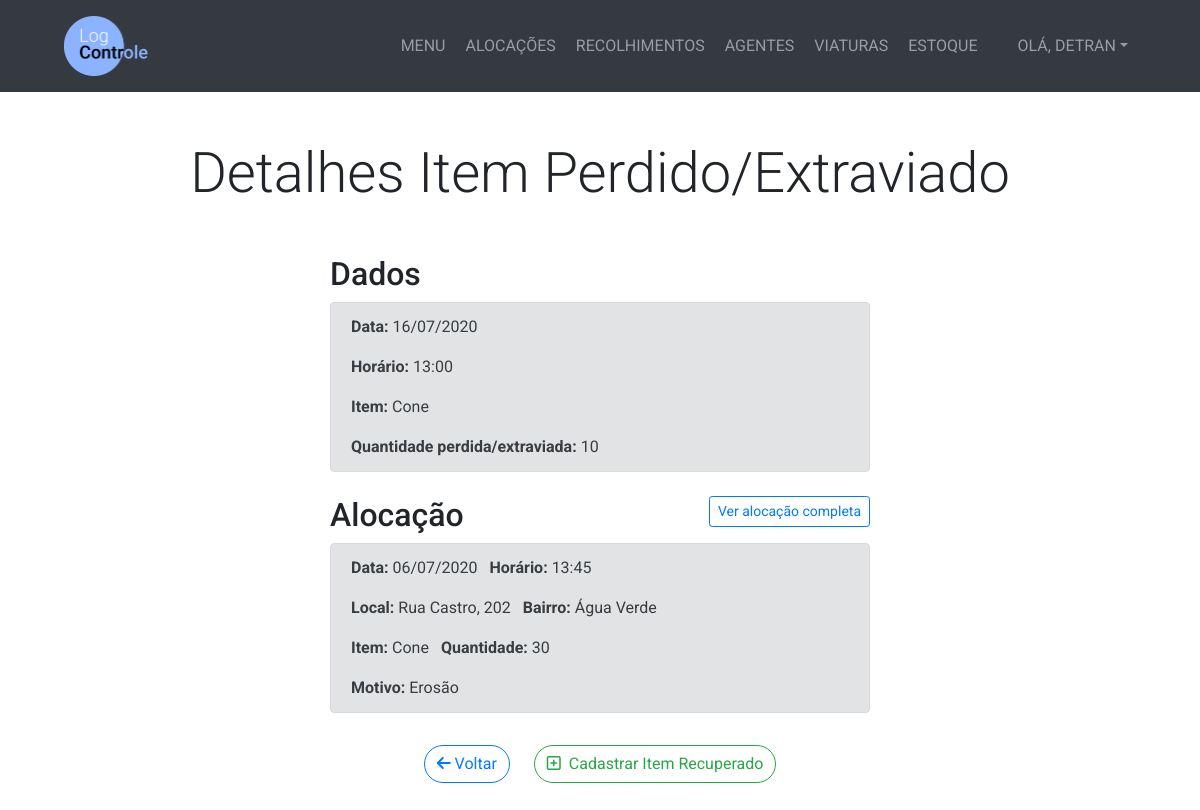
/estoque/itens-perdidos-extraviados/23/detalhes (signed in), run on the app's committed database.
### management/models.py (models this page shows, shortened)
class ItemPerdidoExtraviado(models.Model):
    data = models.DateField()
    horario = models.TimeField()
    alocacao = models.ForeignKey(Alocacao, on_delete=models.PROTECT)
    quantidade = models.IntegerField()

class Alocacao(models.Model):
    TURNO_CHOICES = (
        ('Manhã', 'Manhã'),
        ('Tarde', 'Tarde'),
        ('Noite', 'Noite'),
        ('Madrugada', 'Madrugada')
    )
    STATUS_CHOICES = (
        ('Aberto', 'Aberto'),
        ('Fechado', 'Fechado'),
        ('Desativado', 'Desativado')
    )
    data = models.DateField()
    horario = models.TimeField()
    item = models.ForeignKey(Item, on_delete=models.PROTECT)
    quantidade = models.IntegerField()
    turno = models.CharField(max_length=10, choices=TURNO_CHOICES)
    viatura = models.ForeignKey(Viatura, on_delete=models.PROTECT, blank=True, null=True)
    rua = models.CharField(max_length=200)
    numero = models.CharField(max_length=10)
    bairro = models.CharField(max_length=25)
    complemento = models.CharField(max_length=25, blank=True)
    motivo = models.CharField(max_length=100, blank=True)
    cadastrador = models.ForeignKey(User, on_delete=models.PROTECT)
    status = models.CharField(max_length=11, choices=STATUS_CHOICES, default='Fechado')

class Item(models.Model):
    nome = models.CharField(max_length=100)

### management/views.py (the view, shortened to what this page needs)
# urls.py: path('estoque/itens-perdidos-extraviados/<int:pk_perda_extravio>/detalhes', views.detalhe_item_perdido, name='detalhe_item_perdido'),
@login_required
def detalhe_item_perdido(request, pk_perda_extravio):
    perda_extravio = get_object_or_404(ItemPerdidoExtraviado, pk=pk_perda_extravio)
    if request.method == 'GET':
        return render(request, 'management/detalhe_item_perdido.html', {'perda_extravio':perda_extravio})

### management/templates/management/detalhe_item_perdido.html (shortened to what this page needs)
{% extends 'management/base.html' %}
{% block content %}
  <section class="py-5">
    <div class="container">
      <h1 class="display-4 text-center mb-5">Detalhes Item Perdido/Extraviado</h1>
      <div class="row justify-content-center">
        <div class="col-lg-6">
          <h2>Dados</h2>
          <div class="alert alert-secondary mb-4">
            <p><strong>Data:</strong> {{ perda_extravio.data|date:'d/m/Y' }}</p>
            <p><strong>Horário:</strong> {{ perda_extravio.horario|date:'H:i' }}</p>
            <p><strong>Item:</strong> {{ perda_extravio.alocacao.item.nome }}</p>
            <p class="mb-0"><strong>Quantidade perdida/extraviada:</strong> {{ perda_extravio.quantidade }}</p>
          </div>
          <div class="d-flex">
            <h2 class="mb-1">Alocação</h2>
            <a href="{% url 'detalhe_alocacao' perda_extravio.alocacao.id %}" class="btn btn-sm btn-outline-primary ml-auto mb-3">Ver alocação completa</a>
          </div>
          <div class="alert alert-secondary">
            <p>
              <span class="mr-2"><strong>Data:</strong> {{ perda_extravio.alocacao.data|date:'d/m/Y' }}</span>
              <span><strong>Horário:</strong> {{ perda_extravio.alocacao.horario|date:'H:i' }}</span>
            </p>
            <p>
              <span class="mr-2"><strong>Local:</strong> {{ perda_extravio.alocacao.rua }}, {{ perda_extravio.alocacao.numero }}</span>
              <span><strong>Bairro:</strong> {{ perda_extravio.alocacao.bairro }}</span>
            </p>
            <p>
              <span class="mr-2"><strong>Item:</strong> {{ perda_extravio.alocacao.item.nome }}</span>
              <span><strong>Quantidade:</strong> {{ perda_extravio.alocacao.quantidade }}</span>
            </p>
            <p class="mb-0"><strong>Motivo:</strong> {{ perda_extravio.alocacao.motivo }}</p>
          </div>
          <div class="d-flex justify-content-center">
            <a href="{% url 'menu_item_perdido' %}" class="btn btn-outline-primary rounded-pill mt-3 mr-4"><i class="fas fa-arrow-left"></i> Voltar</a>
            <a href="#" data-toggle="modal" data-target="#item-recuperado-modal" class="btn btn-outline-success rounded-pill mt-3">
              <i class="far fa-plus-square mr-1"></i> Cadastrar Item Recuperado
            </a>
          </div>
        </div>
      </div>
    </div>
  </section>
{% endblock %}

### management/templates/management/base.html (shortened to what this page needs)
<!DOCTYPE html>
<html lang="pt-br" dir="ltr">
  {% load static %}
  <head>
    <link
      rel="stylesheet"
      href="https://stackpath.bootstrapcdn.com/bootstrap/4.5.0/css/bootstrap.min.css"
    />
    <link rel="stylesheet" type="text/css" href="{% static 'management/css/style.css' %}">
    <link rel="stylesheet" href="{% static 'management/css/bootstrap-datepicker.css' %}">
  </head>
  <body>
    <nav class="navbar navbar-expand-lg bg-dark navbar-dark py-3" id="main-nav">
      <a href="{% url 'home' %}" class="ml-5">
        <img src="{% static 'management/Logo.png' %}" alt="Logo LogControle" style="max-height: 60px;">
      </a>
      <div class="collapse navbar-collapse" id="navbarCollapse">
        <ul class="navbar-nav ml-auto">
          <li class="nav-item">
            <a href="{% url 'home' %}" class="nav-link ml-1">MENU</a>
          </li>
          <li class="nav-item">
            <a href="{% url 'menu_alocacao' %}" class="nav-link ml-1">ALOCAÇÕES</a>
          </li>
          <li class="nav-item">
            <a href="{% url 'menu_recolhimento' %}" class="nav-link ml-1">RECOLHIMENTOS</a>
          </li>
          <li class="nav-item">
            <a href="{% url 'menu_agente' %}" class="nav-link ml-1">AGENTES</a>
          </li>
          <li class="nav-item">
            <a href="{% url 'menu_viatura' %}" class="nav-link ml-1">VIATURAS</a>
          </li>
          <li class="nav-item">
            <a href="{% url 'menu_estoque' %}" class="nav-link ml-1">ESTOQUE</a>
          </li>
          <li class="nav-item dropdown ml-4 mr-5">
            <a href="#" class="nav-link dropdown-toggle" data-toggle="dropdown" aria-expanded="false">OLÁ, <span style="text-transform: uppercase;">{{ user.username }}</span></a>
          </li>
        </ul>
      </div>
    </nav>
    {% block content %} {% endblock %}
  </body>
</html>

### management/static/management/css/style.css (style rules this page uses)
body { font-family: 'Roboto', Arial; }

### data on the page
ItemPerdidoExtraviado: data "16/07/2020", horario "13:00", alocacao.item.nome "Cone", quantidade "10", alocacao.data "06/07/2020", alocacao.horario "13:45", alocacao.rua "Rua Castro", alocacao.numero "202", alocacao.bairro "Água Verde", alocacao.quantidade "30", alocacao.motivo "Erosão"

### other printed values
{{ user.username }} "DETRAN"
